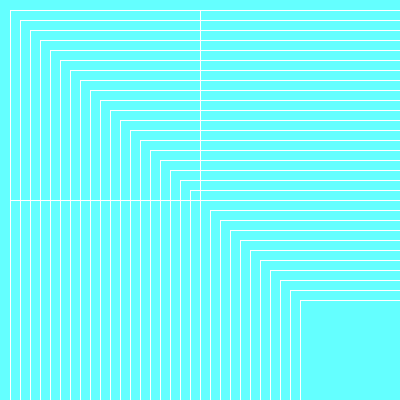
Frame 1 (no input)
Frame 2 (the mouse pressed at the canvas centre, redrawn once): identical to frame 1, image omitted

The Processing sketch that drew this single still picture (run headless with seeded random() and noise(); the mouse was pressed at the canvas centre and the sketch redrawn once):

// Processing sketch: sketch_4_5m
// ── sketch_4_5m.pde
void setup() {
  size(400,400);
  background(100,300,300);
  smooth();
  noLoop();
  stroke(255);
  noFill();
  rectMode(CORNERS);
}

void draw() {
myFunction(200,200,200,200);
myFunction(300,300,400,400);
}


void myFunction(int size, int number, int x, int y) { 
  for(int counter = number; counter > 0; counter-=10) {
    rect(x,y,size,size);
size-=10; }
}
